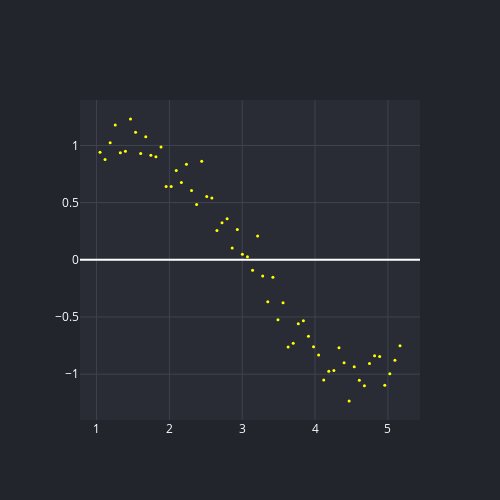

The notebook cell saved with this chart:
### Code cell
x = np.array([i*np.pi/180 for i in range(60,300,4)])
y = np.sin(x) + np.random.normal(0,0.15,len(x))

df = pd.DataFrame(np.column_stack([x,y]),columns=['x','y'])

for i in range(2,20):
    colname = 'x_%d'%i
    df[colname] = df['x']**i

fig = go.Figure(
    data=[
        go.Scatter(
            x=df.x, 
            y=df.y, 
            mode='markers',
            marker=dict(
                size=3,
                color='yellow'
            )),
        ]
)
render(fig)
fig.show()

### Figure 1 — Plotly figure (JSON) as saved in the notebook; plotly's stock layout.template omitted (floating-point values rounded to 4 significant figures)
{"data": [{"marker": {"color": "yellow", "size": 3}, "mode": "markers", "type": "scatter", "x": [1.047, 1.117, 1.187, 1.257, 1.326, 1.396, 1.466, 1.536, 1.606, 1.676, 1.745, 1.815, 1.885, 1.955, 2.025, 2.094, 2.164, 2.234, 2.304, 2.374, 2.443, 2.513, 2.583, 2.653, 2.723, 2.793, 2.862, 2.932, 3.002, 3.072, 3.142, 3.211, 3.281, 3.351, 3.421, 3.491, 3.56, 3.63, 3.7, 3.77, 3.84, 3.91, 3.979, 4.049, 4.119, 4.189, 4.259, 4.328, 4.398, 4.468, 4.538, 4.608, 4.677, 4.747, 4.817, 4.887, 4.957, 5.027, 5.096, 5.166], "y": [0.9405, 0.8781, 1.024, 1.18, 0.9352, 0.9497, 1.231, 1.115, 0.929, 1.076, 0.9153, 0.9004, 0.9874, 0.6402, 0.6401, 0.7817, 0.6771, 0.8351, 0.6069, 0.4828, 0.8626, 0.5539, 0.54, 0.2558, 0.3251, 0.3587, 0.103, 0.2643, 0.04908, 0.026, -0.09026, 0.2081, -0.1412, -0.3666, -0.1523, -0.5251, -0.3754, -0.7634, -0.7291, -0.5583, -0.532, -0.669, -0.7605, -0.8332, -1.051, -0.974, -0.9679, -0.7686, -0.8995, -1.235, -0.9362, -1.052, -1.101, -0.9076, -0.8399, -0.8451, -1.096, -0.9974, -0.8775, -0.7525]}], "layout": {"height": 500, "paper_bgcolor": "#22252B", "plot_bgcolor": "#292C34", "title": {"font": {"color": "#9398A4"}}, "width": 500, "xaxis": {"gridcolor": "#3F434F", "tickfont": {"color": "#ffffff"}}, "yaxis": {"gridcolor": "#3F434F", "tickfont": {"color": "#ffffff"}}}}
